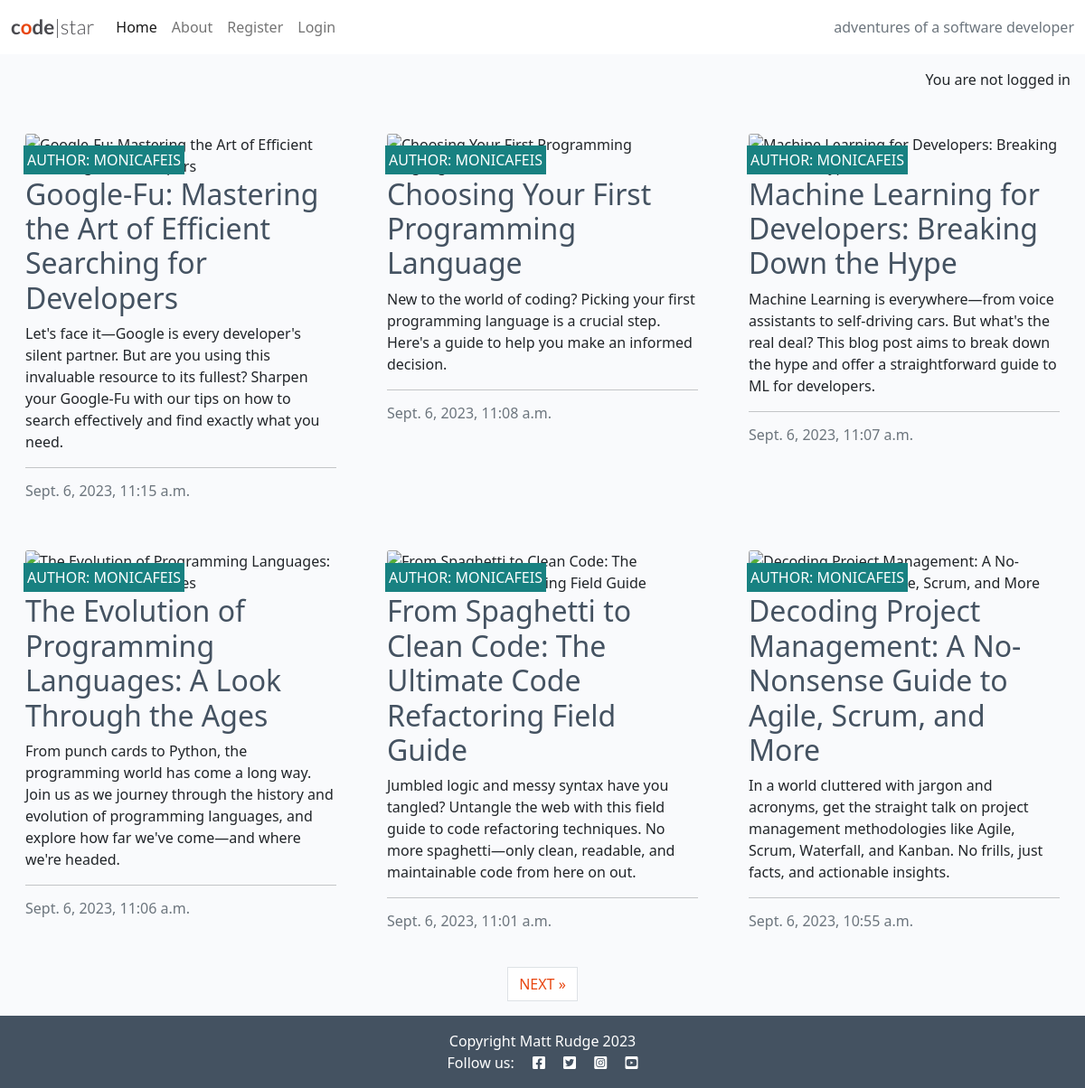
The page / on the database its author committed.
### blog/models.py (models this page shows, shortened)
class Post(models.Model):
    title = models.CharField(max_length=200, unique=True)
    slug = models.SlugField(max_length=200, unique=True)
    author = models.ForeignKey(
        User,
        on_delete=models.CASCADE,
        related_name="blog_posts"
    )
    featured_image = CloudinaryField('image', default='placeholder')
    content = models.TextField()
    created_on = models.DateTimeField(auto_now_add=True)
    status = models.IntegerField(choices=STATUS, default=0)
    excerpt = models.TextField(blank=True)
    updated_on = models.DateTimeField(auto_now=True)
    class Meta:
        ordering = ["-created_on"]

### blog/views.py (the view)
# urls.py: path("", views.PostList.as_view(), name="home"),
class PostList(generic.ListView):
    queryset = Post.objects.filter(status=1)
    template_name = "blog/index.html"
    paginate_by = 6

### blog/templates/blog/index.html (shortened to what this page needs)
{% extends "base.html" %}
{% load static %}
{% block content %}
<div class="container-fluid">
    <div class="row">
        <div class="col-12 mt-3 left">
            <div class="row">
                {% for post in post_list %}
                <div class="col-md-4">
                    <div class="card mb-4">
                        <div class="card-body">
                            <div class="image-container">
                                <div class="image-flash">
                                    <p class="author">Author: {{ post.author }}</p>
                                </div>
                            </div>
                            <a href="{% url 'post_detail' post.slug %}" class="post-link">
                                <h2 class="card-title">{{ post.title }}</h2>
                            </a>
                            <p class="card-text">{{ post.excerpt }}</p>
                            <hr />
                            <p class="card-text text-muted h6">{{ post.created_on}}
                            </p>
                        </div>
                    </div>
                </div>
                {% if forloop.counter|divisibleby:3 %}
            </div>
            <div class="row">
                {% endif %}
                {% endfor %}
            </div>
        </div>
    </div>
    {% if is_paginated %}
    <nav aria-label="Page navigation">
        <ul class="pagination justify-content-center">
            {% if page_obj.has_next %}
            <li><a href="?page={{ page_obj.next_page_number }}" class="page-link"> NEXT &raquo;</a></li>
            {% endif %}
        </ul>
    </nav>
    {% endif %}
</div>
{% endblock %}
{% block copyright %}
Copyright Matt Rudge 2023
{% endblock %}

### static/css/style.css (style rules this page uses)
body { background-color: #F9FAFC; }
.main-bg { background-color: #F9FAFC; }
.card { border: none; background-color: transparent; }
.image-container { position: relative; }
.image-flash { position: absolute; bottom: 5%; min-width: 30%; left: -2px; background-color: #188181; }
.author { color: white; margin: 4px; text-transform: uppercase; }
.post-link { text-decoration: none; color: #445261; }
.post-link:hover, .page-link { color: #E84610; }

### rows shown on the page
Post: author "MONICAFEIS", title "Google-Fu: Mastering the Art of Efficient Searching for Developers", excerpt "Let's face it—Google is every developer's silent partner. But are you using this invaluable resource to its fullest? Sharpen your Google-Fu with our tips on how to search effectively and find exactly what you need.", created_on "Sept. 6, 2023, 11:15 a.m."
Post: author "MONICAFEIS", title "Choosing Your First Programming Language", excerpt "New to the world of coding? Picking your first programming language is a crucial step. Here's a guide to help you make an informed decision.", created_on "Sept. 6, 2023, 11:08 a.m."
Post: author "MONICAFEIS", title "Machine Learning for Developers: Breaking Down the Hype", excerpt "Machine Learning is everywhere—from voice assistants to self-driving cars. But what's the real deal? This blog post aims to break down the hype and offer a straightforward guide to ML for developers.", created_on "Sept. 6, 2023, 11:07 a.m."
Post: author "MONICAFEIS", title "The Evolution of Programming Languages: A Look Through the Ages", excerpt "From punch cards to Python, the programming world has come a long way. Join us as we journey through the history and evolution of programming languages, and explore how far we've come—and where we're headed.", created_on "Sept. 6, 2023, 11:06 a.m."
Post: author "MONICAFEIS", title "From Spaghetti to Clean Code: The Ultimate Code Refactoring Field Guide", excerpt "Jumbled logic and messy syntax have you tangled? Untangle the web with this field guide to code refactoring techniques. No more spaghetti—only clean, readable, and maintainable code from here on out.", created_on "Sept. 6, 2023, 11:01 a.m."
Post: author "MONICAFEIS", title "Decoding Project Management: A No-Nonsense Guide to Agile, Scrum, and More", excerpt "In a world cluttered with jargon and acronyms, get the straight talk on project management methodologies like Agile, Scrum, Waterfall, and Kanban. No frills, just facts, and actionable insights.", created_on "Sept. 6, 2023, 10:55 a.m."
